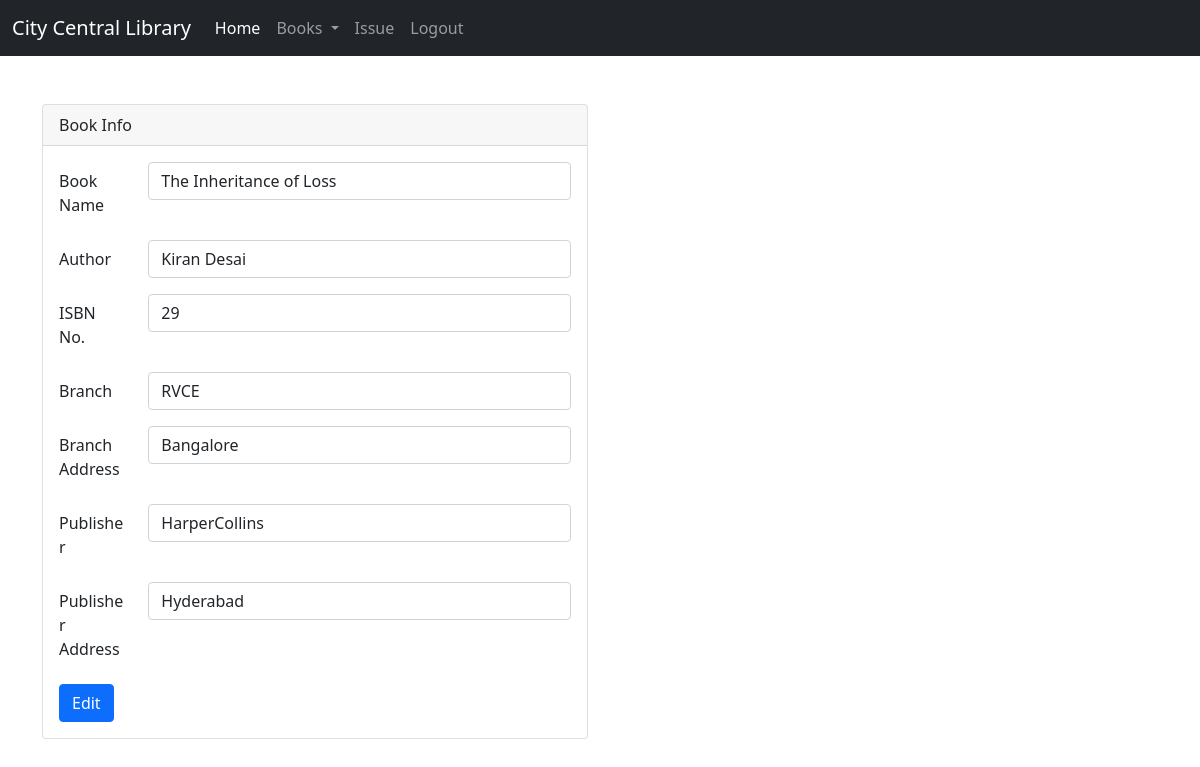
/edit_book.php?id=30 (signed in), run on the app's committed database.
### tables this page shows
CREATE TABLE `books` (
  `book_id` int(11) NOT NULL,
  `isbn_num` int(10) NOT NULL,
  `title` varchar(50) NOT NULL,
  `author` varchar(50) NOT NULL,
  `branch_id` int(10) NOT NULL,
  `publisher_id` int(20) NOT NULL
);

CREATE TABLE `library_branch` (
  `branch_id` int(11) NOT NULL,
  `branch_name` varchar(25) NOT NULL,
  `branch_address` varchar(50) NOT NULL
);

CREATE TABLE `publisher` (
  `publisher_id` int(11) NOT NULL,
  `publisher_name` varchar(50) NOT NULL,
  `publisher_address` varchar(50) NOT NULL
);

### edit_book.php (the view, shortened to what this page needs)
<?php
include 'config.php';
$id=$_GET['id'];
$q1="SELECT B.book_id,B.title,B.author,B.isbn_num,L.branch_name,L.branch_address,P.publisher_name,P.publisher_address
      FROM books B, library_branch L, publisher P
      WHERE B.branch_id=L.branch_id
      AND B.publisher_id=P.publisher_id
      AND B.book_id='$id'";
$result=mysqli_query($conn,$q1);
?>
<!doctype html>
<html lang="en">
  <head>
    <link href="https://cdn.jsdelivr.net/npm/bootstrap@5.0.0-beta1/dist/css/bootstrap.min.css" rel="stylesheet">
  </head>
  <body>
  <nav class="navbar navbar-expand-lg navbar-dark bg-dark">
  <div class="container-fluid">
    <a class="navbar-brand" href="#">City Central Library</a>
    <div class="collapse navbar-collapse" id="navbarNavDropdown">
      <ul class="navbar-nav">
        <li class="nav-item">
          <a class="nav-link active" aria-current="page" href="welcomestaff.php">Home</a>
        </li>
        <div class="collapse navbar-collapse" id="navbarNavDarkDropdown">
      <ul class="navbar-nav">
        <li class="nav-item dropdown">
          <a class="nav-link dropdown-toggle" href="#" id="navbarDarkDropdownMenuLink" role="button" data-bs-toggle="dropdown" aria-expanded="false">
            Books
          </a>
        </li>
      </ul>
    </div>
        <li class="nav-item">
          <a class="nav-link" href="issue.php">Issue</a>
        </li>
      </ul>
      <div class="navbar-collapse collapse">
        <ul class="navbar-nav ml-auto" style="float:right;">
            <li class="nav-item">
               <a class="nav-link" href="logoutstaff.php">Logout</a>
            </li>
       </ul>
      </div>
    </div>
  </div>
</nav>
<div class="container mt-5">
<div class="row">
<div class="col-md-6 col-sm-6 col-xs-12 col-md-offset-3">
<div class="card">
<div class="card-header">
  Book Info
</div>
<div class="card-body">
  <?php
  if($result->num_rows>0){
    while($row=$result->fetch_array()){
  ?>
    <form action="update_book.php?id=<?php echo $row['book_id']?>" method="POST">
    <div class="row mb-3">
        <label for="inputEmail3" class="col-sm-2 col-form-label">Book Name</label>
        <div class="col-sm-10">
        <input type="text"  class="form-control" name="title" value="<?php echo $row['title'] ?>">
        </div>
    </div>
    <div class="row mb-3">
        <label for="inputPassword3" class="col-sm-2 col-form-label">Author</label>
        <div class="col-sm-10">
        <input type="text" class="form-control" name="author" value="<?php echo $row['author'] ?>">
        </div>
    </div>
    <div class="row mb-3">
        <label for="inputPasswor3" class="col-sm-2 col-form-label">ISBN No.</label>
        <div class="col-sm-10">
        <input type="number" class="form-control" name="isbn_num" value="<?php echo $row['isbn_num'] ?>">
        </div>
    </div>
    <div class="row mb-3">
        <label for="inputPasswo3" class="col-sm-2 col-form-label">Branch </label>
        <div class="col-sm-10">
        <input type="text" class="form-control" name="branch_name" value="<?php echo $row['branch_name'] ?>">
        </div>
    </div>
    <div class="row mb-3">
        <label for="inputPasswrd3" class="col-sm-2 col-form-label">Branch Address </label>
        <div class="col-sm-10">
        <input type="text" class="form-control" name="branch_address" value="<?php echo $row['branch_address'] ?>">
        </div>
    </div>
    <div class="row mb-3">
        <label for="inputPasword3" class="col-sm-2 col-form-label">Publisher </label>
        <div class="col-sm-10">
        <input type="text" class="form-control" name="publisher_name" value="<?php echo $row['publisher_name'] ?>">
        </div>
    </div>
    <div class="row mb-3">
        <label for="inpuPassword3" class="col-sm-2 col-form-label">Publisher Address </label>
        <div class="col-sm-10">
        <input type="text" class="form-control" name="publisher_address" value="<?php echo $row['publisher_address'] ?>">
        </div>
    </div>
    <button type="submit" class="btn btn-primary">Edit</button>
    </form>
    <?php
    }
  }
    ?>
</div>
</div>
</div>
</div>
</div>
  </body>
</html>

### data on the page
books: title "The Inheritance of Loss", author "Kiran Desai", isbn_num "29", branch_name "RVCE", branch_address "Bangalore", publisher_name "HarperCollins", publisher_address "Hyderabad"
